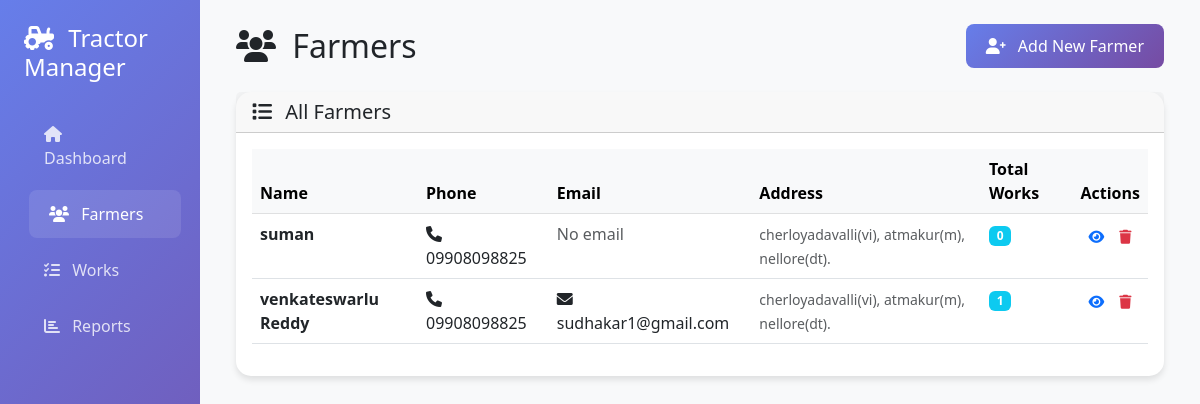
The page /farmers on the database as committed earlier.
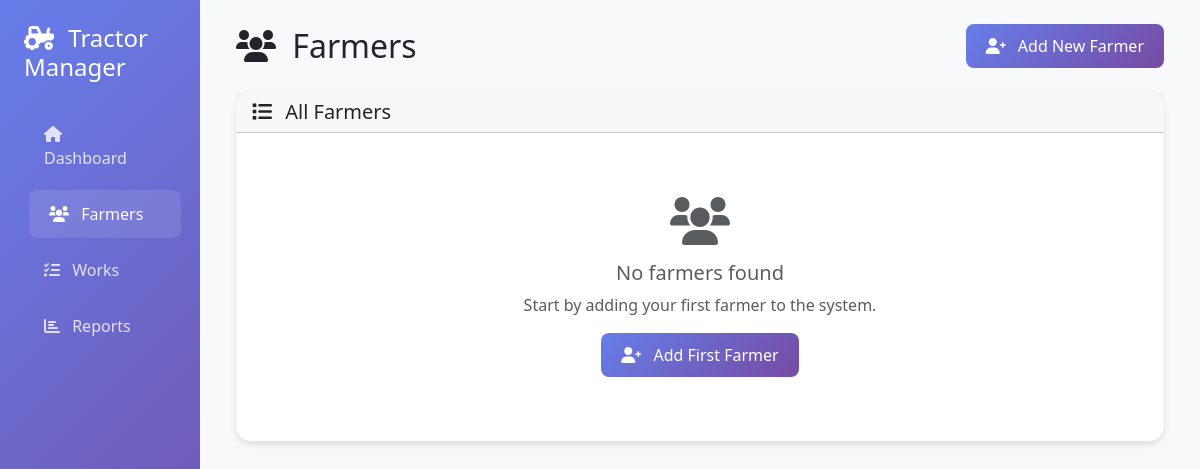
The same page on the database as committed later.
### app.py (models this page shows)
class Farmer(db.Model):
    id = db.Column(db.Integer, primary_key=True)
    name = db.Column(db.String(100), nullable=False, unique=True)
    phone = db.Column(db.String(20), nullable=True)
    email = db.Column(db.String(120), unique=True, nullable=True)
    address = db.Column(db.Text, nullable=True)
    created_at = db.Column(db.DateTime, default=datetime.utcnow)
    works = db.relationship('TractorWork', backref='farmer', lazy=True)

### app.py (the view)
@app.route('/farmers')
def farmers():
    farmers_list = Farmer.query.order_by(Farmer.name).all()
    return render_template('farmers.html', farmers=farmers_list)

### templates/farmers.html (shortened to what the changed rows need)
{% extends "base.html" %}
{% block content %}
<div class="row mb-4">
    <div class="col-12 d-flex justify-content-between align-items-center">
        <h2 class="mb-0">
            <i class="fas fa-users me-2"></i>
            Farmers
        </h2>
    </div>
</div>
<div class="row">
    <div class="col-12">
        <div class="card">
            <div class="card-body">
                {% if farmers %}
                <div class="table-responsive">
                    <table class="table table-hover">
                        <thead class="table-light">
                            <tr>
                                <th>Name</th>
                                <th class="d-none d-md-table-cell">Phone</th>
                                <th class="d-none d-md-table-cell">Email</th>
                                <th class="d-none d-md-table-cell">Address</th>
                                <th>Total Works</th>
                                <th>Actions</th>
                            </tr>
                        </thead>
                        <tbody>
                            {% for farmer in farmers %}
                            <tr>
                                <td>
                                    <strong>{{ farmer.name }}</strong>
                                </td>
                                <td class="d-none d-md-table-cell">
                                    <i class="fas fa-phone me-1"></i>
                                    {{ farmer.phone }}
                                </td>
                                <td class="d-none d-md-table-cell">
                                    {% if farmer.email %}
                                    <i class="fas fa-envelope me-1"></i>
                                    {{ farmer.email }}
                                    {% else %}
                                    <span class="text-muted">No email</span>
                                    {% endif %}
                                </td>
                                <td class="d-none d-md-table-cell">
                                    <small class="text-muted">{{ farmer.address[:50] }}</small>
                                </td>
                                <td>
                                    <span class="badge bg-info">{{ farmer.works|length }}</span>
                                </td>
                                <td>
                                    <div class="btn-group" role="group">
                                        <a href="{{ url_for('farmer_detail', farmer_id=farmer.id) }}"
                                            class="btn btn-sm btn-outline-primary" title="View Details">
                                            <i class="fas fa-eye"></i>
                                        </a>
                                        <button type="button" class="btn btn-sm btn-outline-danger delete-farmer-btn"
                                            data-farmer-name="{{ farmer.name }}" data-farmer-id="{{ farmer.id }}"
                                            title="Delete Farmer">
                                            <i class="fas fa-trash"></i>
                                        </button>
                                    </div>
                                </td>
                            </tr>
                            {% endfor %}
                        </tbody>
                    </table>
                </div>
                {% else %}
                <div class="text-center py-5">
                    <i class="fas fa-users fa-3x text-muted mb-3"></i>
                    <h5 class="text-muted">No farmers found</h5>
                    <p class="text-muted">Start by adding your first farmer to the system.</p>
                    <a href="{{ url_for('add_farmer') }}" class="btn btn-primary">
                        <i class="fas fa-user-plus me-2"></i>
                        Add First Farmer
                    </a>
                </div>
                {% endif %}
            </div>
        </div>
    </div>
</div>
{% endblock %}

Rows that differ between the two databases and show on the page:
removed Farmer: name "suman", phone "09908098825", email "No email", address "cherloyadavalli(vi), atmakur(m), nellore(dt).", works|length "0"
removed Farmer: name "venkateswarlu Reddy", phone "09908098825", email "sudhakar1@gmail.com", address "cherloyadavalli(vi), atmakur(m), nellore(dt).", works|length "1"
Other text that changed with them:
text no longer shown: "Name Phone Email Address Total Works Actions"
text now shown: "No farmers found Start by adding your first farmer to the system. Add First Farmer"
